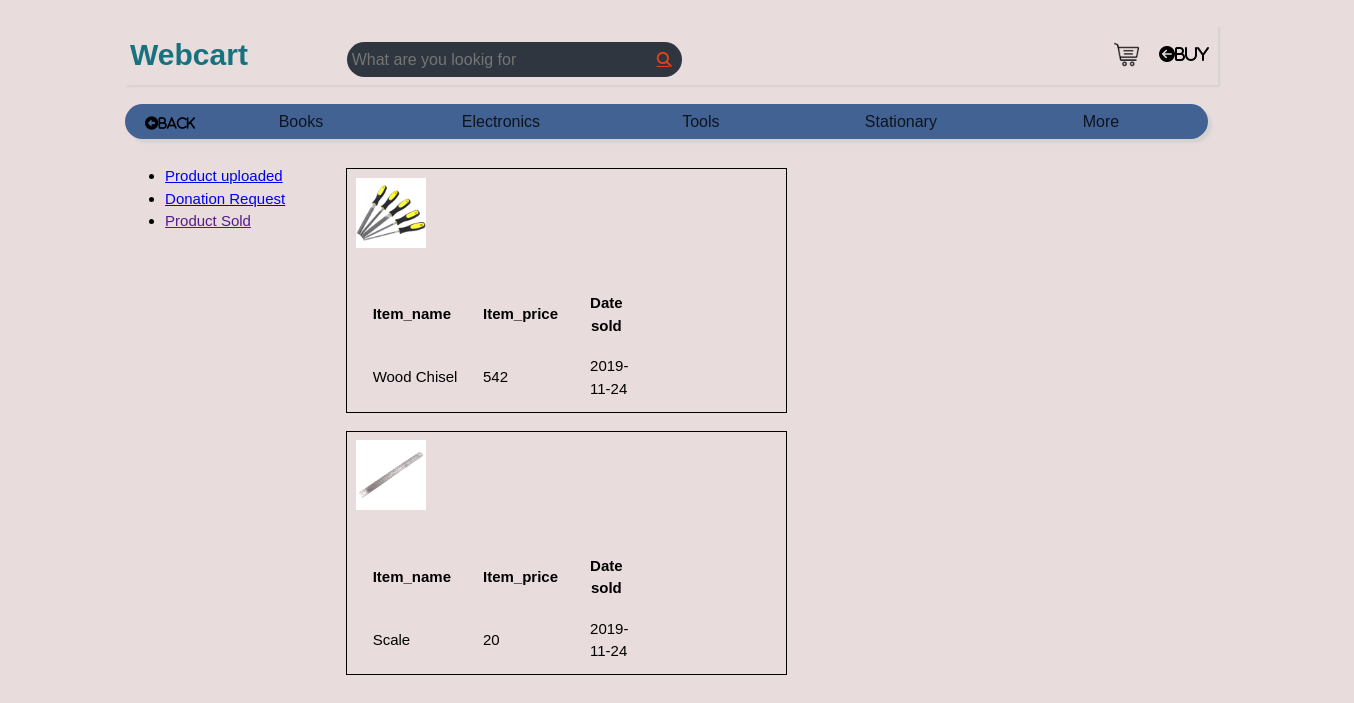
Page /php/product_sold.php (signed in) on the committed database.
### tables this page shows
CREATE TABLE `history_item` (
  `history_count` int(11) NOT NULL,
  `brand_name` varchar(50) NOT NULL,
  `item_name` varchar(50) NOT NULL,
  `item_img` text NOT NULL,
  `item_desc` varchar(50) NOT NULL,
  `item_price` int(10) NOT NULL,
  `type` varchar(50) NOT NULL,
  `date` date NOT NULL,
  `s_id` int(11) NOT NULL
);

### php/product_sold.php (the view, shortened to what this page needs)
<?php
include('./connect.php');
?>
<!DOCTYPE html>
<html>
<head>
    <link rel="stylesheet" type="text/css" href="../css/index4-11style.css">
</head>
<body>
    <div class="header">
        <div class="head">
            <h1><a href="./index2.php" style="color: rgb(21, 114, 126); text-decoration: none;">Webcart</a></h1>
        </div>
        <div class="head_img">
            <div class="search-bar">
                <input class="search-txt" type="text" name="" placeholder="What are you lookig for">
                <a class="search-btn" href="#">
                    <i class="fas fa-search"></i>
                </a>
            </div>
            <a href="./cart.php"><img src="../html_imges/shopping-cart.png" style="height: 25px; width:25px"></a>
        </div>
        <div class="sell">
            <a class="sellb" href="./index2.php" style="height: 25px; width:25px">
                <i class="fas fa-arrow-circle-left">Buy</i>
            </a>
        </div>
    </div>
    <div class="categories">
        <a class="sellb" style="height: 25px; width:25px;
                padding-left:15px; padding-top:5px">
            <button type="button" name="" value="Back" onclick="history.go(-1)" style="height: 25px; width:45px;
                padding-left:5px; padding-top:5px;border: none; background-color:transparent"><i class="fas fa-arrow-alt-circle-left">Back</i></button>
        </a>
        <ul>
            <li><a href="books.php">Books</a>
            </li>
            <li><a href="engineering.php">Electronics</a>
            </li>
            <li><a href="Tools.php">Tools</a>
            </li>
            <li><a href="stationary.php">Stationary</a>
            </li>
            <li><a href="#">More</a>
            </li>
        </ul>
    </div>
    <div style="display:grid;grid-template-columns:20% 80%; margin-top:12%;">
        <div>
            <ul>
                <li><a href="product_uploaded.php">Product uploaded</a></li>
                <li><a href="seller_donation_request.phps">Donation Request</a></li>
                <li><a href="">Product Sold</a></li>
            </ul>
        </div>
        <div id="donation_request">
            <?php
            $uid = $_SESSION['uid'];
            $donate = "SELECT * FROM `history_item` WHERE `s_id` ='$uid'";
            $run = mysqli_query($conn, $donate);
            if (mysqli_num_rows($run) > 0) {
                while ($data = mysqli_fetch_assoc($run)) {
                    ?>
                    <div style=" margin-top:2%; display:grid; grid-template-columns: 50% 50%;">
                        <div style="display:grid; grid-template-columns: 40% 60%; border:1px solid black">
                            <form action="#" method="post">
                                <div style="padding:5%">
                                    <img src="../images/<?php echo $data["item_img"]; ?>" style="width:70px; height: 70px;">
                                </div>
                                <div style="padding:5%">
                                    <table style="margin-top:2%">
                                        <tr>
                                            <th>Item_name</th>
                                            <th>Item_price</th>
                                            <th>Date sold</th>
                                        </tr>
                                        <tr>
                                            <td><?php echo $data["item_name"]; ?></td>
                                            <td><?php echo $data["item_price"]; ?></td>
                                            <td><?php echo $data["date"]; ?></td>
                                        </tr>
                                    </table>
                            </form>
                        </div>
                    </div>
        </div>
<?php
    }
} else {
    echo "There are no comments";
}
?>
</body>
</html>

### css/index4-11style.css (style rules this page uses)
html { scroll-behavior: smooth; transition-delay: 800ms; ; }
body { font: 15px/1.5 Arial, Helvetica,sans-serif; padding:0; margin-left:8.5%; margin-right:8.5%; padding: 10px; background-color: rgba(228, 212, 212, 0.795); }
.header { position: absolute; width: 80%; height: 50px; display:grid; grid-template-columns: 20% 75% 5%; margin-top: 0.5%; padding: 5px; box-shadow: 2px 2px 2px rgb(214, 210, 210); align-items: center; }
.head h1 { display: inline; color: rgb(26, 91, 134); font-weight: bold; padding-top: 15px ; }
.search-bar { float: left; position: absolute; transform:translate(-50% -50%); background: #2f3640; height: 25px; border-radius: 40px; padding: 5px; }
.search-btn { color: #e84118; float: right; background:#2f3640; width: 25px; height: 25px; border-radius: 50%; display: flex; justify-content: center; align-items: center; }
.search-txt { border: none; background: none; outline: none; float: left; padding: 0; color: white; font-size: 16px; transition: .4s; line-height: 25px; width: 300px; }
.head_img img { float: right; padding: 0 20px 0 20px; }
.sell { float: left; padding: 0; font-size: 16px; transition: .4s; line-height: 25px; width: 300px; padding-right:15px ; }
.sellb { color:black; float: left; width: 40px; height: 25px; align-items: center; }
.categories { position: absolute; top: 13%; width: 80%; background-color: rgb(67, 98, 148); border-radius: 20px; color: white; box-shadow: 4px 4px 3px rgb(214, 210, 210); }
.categories ul { margin: 5px; padding: 0px; list-style: none; margin-left:7%; }
.categories ul li { float: left; height:30px ; width: 200px; text-align: center; font-size: 12pt; line-height: 25px; opacity: 0.8; }
.categories ul li a { text-decoration: none; display: block; color: rgb(0, 0, 0); }

### php/product_sold.php (style rules this page uses)
th { padding: 15px; }
td { padding-left: 15px; }

### rows in the picture
history_item: item_img (picture), item_name "Wood Chisel", item_price "542", date "2019-11-24"
history_item: item_img (picture), item_name "Scale", item_price "20", date "2019-11-24"
